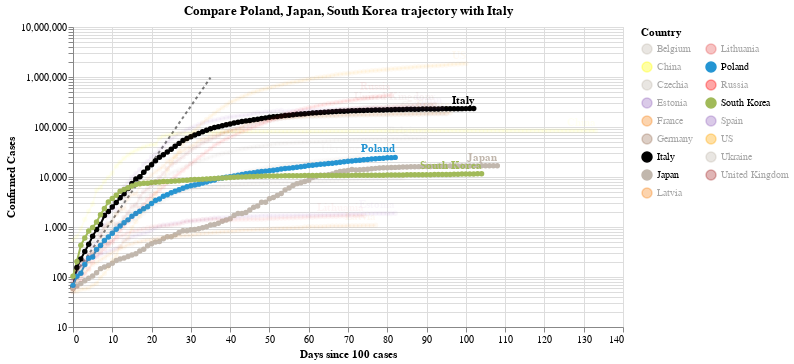

Notebook source saved alongside this figure:
### Code cell
#hide_input
chart3 = make_since_chart(dff2, ['Poland', 'Japan', 'South Korea'], baseline_countries)
chart3

### Figure 1 — Vega-Lite specification as saved in the notebook (floating-point values rounded to 4 significant figures; data arrays with more than 128 entries replaced by an {"elided": "..."} marker saying what was removed)
{"config": {"view": {"continuousWidth": 400, "continuousHeight": 300}}, "layer": [{"data": {"name": "data-628230001892d6798b50651be41d1b3e"}, "mark": {"type": "line", "color": "black", "opacity": 0.5, "strokeDash": [3, 3]}, "encoding": {"x": {"type": "quantitative", "field": "Days since 100 cases"}, "y": {"type": "quantitative", "field": "Confirmed Cases"}}}, {"data": {"name": "data-6056c84f87dfe69c5119a08b831d8b6e"}, "mark": {"type": "line", "point": true}, "encoding": {"color": {"type": "nominal", "field": "Country", "legend": {"columns": 2}, "scale": {"domain": ["Belgium", "China", "Czechia", "Estonia", "France", "Germany", "Italy", "Japan", "Latvia", "Lithuania", "Poland", "Russia", "South Korea", "Spain", "US", "Ukraine", "United Kingdom"], "range": ["#C1B7AD", "yellow", "#C1B7AD", "#9467bd", "#F58518", "#9D755D", "black", "#C1B7AD", "#F58518", "#E45756", "#2495D3", "red", "#A1BA59", "#9467bd", "orange", "#C1B7AD", "brown"]}}, "opacity": {"condition": {"value": 1, "selection": "selector001"}, "value": 0.05}, "tooltip": [{"type": "nominal", "field": "Country"}, {"type": "temporal", "field": "Date"}, {"type": "quantitative", "field": "Confirmed Cases"}, {"type": "quantitative", "field": "Days since 100 cases"}], "x": {"type": "quantitative", "field": "Days since 100 cases"}, "y": {"type": "quantitative", "field": "Confirmed Cases", "scale": {"type": "log"}}}, "selection": {"selector001": {"type": "multi", "fields": ["Country"], "bind": "legend", "init": [{"Country": "Poland"}, {"Country": "Japan"}, {"Country": "South Korea"}, {"Country": "Italy"}]}}, "width": 550}, {"data": {"name": "data-6056c84f87dfe69c5119a08b831d8b6e"}, "mark": {"type": "text", "align": "right", "dy": -8, "fontWeight": "bold"}, "encoding": {"color": {"type": "nominal", "field": "Country", "legend": {"columns": 2}, "scale": {"domain": ["Belgium", "China", "Czechia", "Estonia", "France", "Germany", "Italy", "Japan", "Latvia", "Lithuania", "Poland", "Russia", "South Korea", "Spain", "US", "Ukraine", "United Kingdom"], "range": ["#C1B7AD", "yellow", "#C1B7AD", "#9467bd", "#F58518", "#9D755D", "black", "#C1B7AD", "#F58518", "#E45756", "#2495D3", "red", "#A1BA59", "#9467bd", "orange", "#C1B7AD", "brown"]}}, "opacity": {"condition": {"value": 1, "selection": "selector001"}, "value": 0.05}, "text": {"type": "nominal", "field": "Country"}, "tooltip": [{"type": "nominal", "field": "Country"}, {"type": "temporal", "field": "Date"}, {"type": "quantitative", "field": "Confirmed Cases"}, {"type": "quantitative", "field": "Days since 100 cases"}], "x": {"type": "quantitative", "field": "Days since 100 cases"}, "y": {"type": "quantitative", "field": "Confirmed Cases", "scale": {"type": "log"}}}, "transform": [{"filter": "(datum['Date'] >= 1591142400000)"}], "width": 550}], "title": "Compare Poland, Japan, South Korea trajectory with Italy", "$schema": "https://vega.github.io/schema/vega-lite/v4.0.2.json", "datasets": {"data-628230001892d6798b50651be41d1b3e": [{"Days since 100 cases": 0, "Confirmed Cases": 100.0}, {"Days since 100 cases": 1, "Confirmed Cases": 130.0}, {"Days since 100 cases": 2, "Confirmed Cases": 169.0}, {"Days since 100 cases": 3, "Confirmed Cases": 219.7}, {"Days since 100 cases": 4, "Confirmed Cases": 285.6}, {"Days since 100 cases": 5, "Confirmed Cases": 371.3}, {"Days since 100 cases": 6, "Confirmed Cases": 482.7}, {"Days since 100 cases": 7, "Confirmed Cases": 627.5}, {"Days since 100 cases": 8, "Confirmed Cases": 815.7}, {"Days since 100 cases": 9, "Confirmed Cases": 1060.0}, {"Days since 100 cases": 10, "Confirmed Cases": 1379.0}, {"Days since 100 cases": 11, "Confirmed Cases": 1792.0}, {"Days since 100 cases": 12, "Confirmed Cases": 2330.0}, {"Days since 100 cases": 13, "Confirmed Cases": 3029.0}, {"Days since 100 cases": 14, "Confirmed Cases": 3937.0}, {"Days since 100 cases": 15, "Confirmed Cases": 5119.0}, {"Days since 100 cases": 16, "Confirmed Cases": 6654.0}, {"Days since 100 cases": 17, "Confirmed Cases": 8650.0}, {"Days since 100 cases": 18, "Confirmed Cases": 11250.0}, {"Days since 100 cases": 19, "Confirmed Cases": 14620.0}, {"Days since 100 cases": 20, "Confirmed Cases": 19000.0}, {"Days since 100 cases": 21, "Confirmed Cases": 24710.0}, {"Days since 100 cases": 22, "Confirmed Cases": 32120.0}, {"Days since 100 cases": 23, "Confirmed Cases": 41750.0}, {"Days since 100 cases": 24, "Confirmed Cases": 54280.0}, {"Days since 100 cases": 25, "Confirmed Cases": 70560.0}, {"Days since 100 cases": 26, "Confirmed Cases": 91730.0}, {"Days since 100 cases": 27, "Confirmed Cases": 119300.0}, {"Days since 100 cases": 28, "Confirmed Cases": 155000.0}, {"Days since 100 cases": 29, "Confirmed Cases": 201500.0}, {"Days since 100 cases": 30, "Confirmed Cases": 262000.0}, {"Days since 100 cases": 31, "Confirmed Cases": 340600.0}, {"Days since 100 cases": 32, "Confirmed Cases": 442800.0}, {"Days since 100 cases": 33, "Confirmed Cases": 575600.0}, {"Days since 100 cases": 34, "Confirmed Cases": 748300.0}, {"Days since 100 cases": 35, "Confirmed Cases": 972800.0}], "data-6056c84f87dfe69c5119a08b831d8b6e": {"elided": "1584 records"}}}
